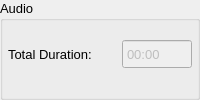
       <widget class="QGroupBox" name="groupBox_audio">
        <property name="minimumSize">
         <size>
          <width>0</width>
          <height>0</height>
         </size>
        </property>
        <property name="font">
         <font>
          <pointsize>10</pointsize>
         </font>
        </property>
        <property name="title">
         <string>Audio</string>
        </property>
        <layout class="QGridLayout" name="gridLayout_7">
         <property name="leftMargin">
          <number>0</number>
         </property>
         <property name="topMargin">
          <number>0</number>
         </property>
         <property name="rightMargin">
          <number>0</number>
         </property>
         <property name="bottomMargin">
          <number>10</number>
         </property>
         <property name="horizontalSpacing">
          <number>0</number>
         </property>
         <item row="1" column="0">
          <widget class="QWidget" name="widget_7" native="true">
           <property name="minimumSize">
            <size>
             <width>0</width>
             <height>30</height>
            </size>
           </property>
           <property name="maximumSize">
            <size>
             <width>16777215</width>
             <height>30</height>
            </size>
           </property>
           <layout class="QGridLayout" name="gridLayout_9">
            <property name="leftMargin">
             <number>5</number>
            </property>
            <property name="topMargin">
             <number>0</number>
            </property>
            <property name="rightMargin">
             <number>5</number>
            </property>
            <property name="bottomMargin">
             <number>0</number>
            </property>
            <property name="spacing">
             <number>0</number>
            </property>
            <item row="0" column="0">
             <widget class="QLabel" name="label_3">
              <property name="minimumSize">
               <size>
                <width>0</width>
                <height>30</height>
               </size>
              </property>
              <property name="maximumSize">
               <size>
                <width>16777215</width>
                <height>30</height>
               </size>
              </property>
              <property name="text">
               <string>Total Duration:</string>
              </property>
             </widget>
            </item>
            <item row="0" column="1">
             <widget class="QTimeEdit" name="te_total">
              <property name="enabled">
               <bool>false</bool>
              </property>
              <property name="minimumSize">
               <size>
                <width>0</width>
                <height>30</height>
               </size>
              </property>
              <property name="maximumSize">
               <size>
                <width>70</width>
                <height>30</height>
               </size>
              </property>
              <property name="buttonSymbols">
               <enum>QAbstractSpinBox::NoButtons</enum>
              </property>
              <property name="displayFormat">
               <string>mm:ss</string>
              </property>
             </widget>
            </item>
           </layout>
          </widget>
         </item>
        </layout>
       </widget>
